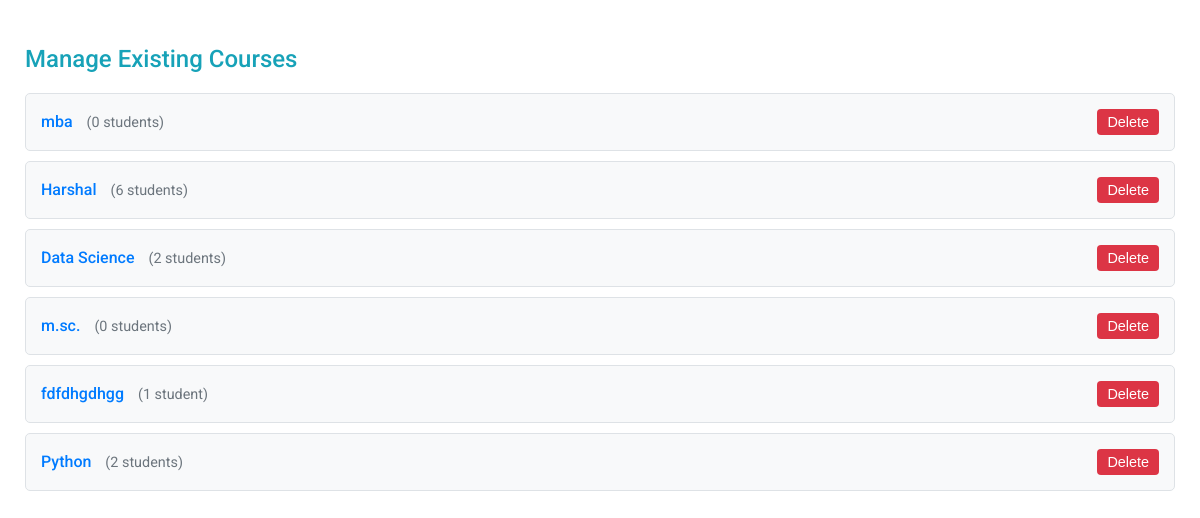
/manage_courses/, run on the app's committed database.
### myapp/models.py (models this page shows, shortened)
class Course(models.Model):
    name = models.CharField(max_length=55)
    students = models.ManyToManyField(Students, blank=True, related_name='courses') # <-- ADDED ManyToManyField

### myapp/views.py (the view)
# urls.py: path('manage_courses/', views.manage_courses_view, name='manage_courses'),
def manage_courses_view(request):
    courses = Course.objects.prefetch_related('students').all()
    context = {'courses': courses}
    return render(request, 'manage_courses.html', context)

### myapp/templates/manage_courses.html (shortened to what this page needs)
<!DOCTYPE html>
<html lang="en">
<head>
</head>
<body>
    <h2>Manage Existing Courses</h2>
    <ul>
        {% for course in courses %}
            <li>
                <div class="course-info">
                    <a href="{% url 'manage_course_students' course.id %}">{{ course.name }}</a>
                    <span>({{ course.students.count }} student{{ course.students.count|pluralize }})</span>
                </div>
                <form action="{% url 'delete_course' course.id %}" method="post" style="display: inline;">
                     <button type="submit" class="delete-btn"
                             onclick="return confirm('Are you sure you want to delete the course \'{{ course.name }}\'? This will also delete associated subjects and attendance records and cannot be undone.');">
                         Delete
                     </button>
                 </form>
            </li>
        {% empty %}
            <li class="no-courses">No courses created yet.</li>
        {% endfor %}
    </ul>
</body>
</html>

### myapp/templates/manage_courses.html (style rules this page uses)
body { font-family: 'Roboto', sans-serif; background-color: #fff; padding: 25px; margin: 0; color: #333; }
h2 { font-weight: 500; color: #17a2b8; margin-bottom: 20px; }
ul { list-style: none; padding: 0; }
li { background-color: #f8f9fa; margin-bottom: 10px; padding: 15px; border: 1px solid #dee2e6; border-radius: 5px; display: flex; justify-content: space-between; align-items: center; }
.course-info { flex-grow: 1; }
.course-info a { text-decoration: none; color: #007bff; font-weight: 500; }
.course-info span { color: #6c757d; font-size: 0.9em; margin-left: 10px; }
.delete-btn { background-color: #dc3545; color: white; border: none; padding: 5px 10px; border-radius: 4px; cursor: pointer; font-size: 0.9em; transition: background-color 0.3s ease; margin-left: 20px; }

### data on the page
Course: name "mba", students.count "0"
Course: name "Harshal", students.count "6"
Course: name "Data Science", students.count "2"
Course: name "m.sc.", students.count "0"
Course: name "fdfdhgdhgg", students.count "1"
Course: name "Python", students.count "2"
